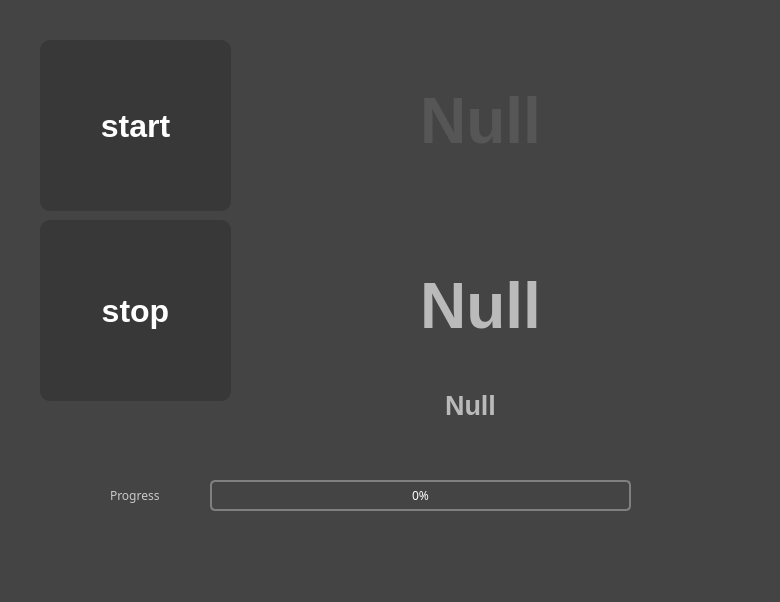
<?xml version="1.0" encoding="UTF-8"?>
<ui version="4.0">
 <class>MainWindow</class>
 <widget class="QMainWindow" name="MainWindow">
  <property name="geometry">
   <rect>
    <x>0</x>
    <y>0</y>
    <width>780</width>
    <height>602</height>
   </rect>
  </property>
  <property name="windowTitle">
   <string>MainWindow</string>
  </property>
  <property name="styleSheet">
   <string notr="true">background-color: rgb(68, 68, 68);</string>
  </property>
  <widget class="QWidget" name="centralwidget">
   <widget class="QPushButton" name="start_but">
    <property name="geometry">
     <rect>
      <x>40</x>
      <y>40</y>
      <width>191</width>
      <height>171</height>
     </rect>
    </property>
    <property name="font">
     <font>
      <family>Ubuntu</family>
      <pointsize>24</pointsize>
      <weight>75</weight>
      <bold>true</bold>
     </font>
    </property>
    <property name="styleSheet">
     <string notr="true">QPushButton {
border-radius: 10px;
border-style: outset;
padding: 5px;
background-color: rgb(56, 56, 56);
color: rgb(255, 255, 255)
}

QPushButton:hover {
background-color: rgb(30, 30, 30)
}

QPushButton:pressed {
    border-width: 4px;
    border-style: solid;
	border-color: rgb(0, 210, 255);
border-style: inset;
background-color: rgb(30, 30, 30)
}

QPushButton:checked {
    border-width: 4px;
    border-style: solid;
	border-color: rgb(0, 210, 255);
border-style: inset;
background-color: rgb(30, 30, 30)
}</string>
    </property>
    <property name="text">
     <string>start</string>
    </property>
   </widget>
   <widget class="QPushButton" name="stop_but">
    <property name="geometry">
     <rect>
      <x>40</x>
      <y>220</y>
      <width>191</width>
      <height>181</height>
     </rect>
    </property>
    <property name="font">
     <font>
      <family>Ubuntu</family>
      <pointsize>24</pointsize>
      <weight>75</weight>
      <bold>true</bold>
     </font>
    </property>
    <property name="styleSheet">
     <string notr="true">QPushButton {
border-radius: 10px;
border-style: outset;
padding: 5px;
background-color: rgb(56, 56, 56);
color: rgb(255, 255, 255)
}

QPushButton:hover {
background-color: rgb(30, 30, 30)
}

QPushButton:pressed {
    border-width: 4px;
    border-style: solid;
	border-color: rgb(0, 210, 255);
border-style: inset;
background-color: rgb(30, 30, 30)
}

QPushButton:checked {
    border-width: 4px;
    border-style: solid;
	border-color: rgb(0, 210, 255);
border-style: inset;
background-color: rgb(30, 30, 30)
}</string>
    </property>
    <property name="text">
     <string>stop</string>
    </property>
   </widget>
   <widget class="QLabel" name="count">
    <property name="geometry">
     <rect>
      <x>280</x>
      <y>40</y>
      <width>401</width>
      <height>161</height>
     </rect>
    </property>
    <property name="font">
     <font>
      <family>Ubuntu</family>
      <pointsize>48</pointsize>
      <weight>75</weight>
      <bold>true</bold>
     </font>
    </property>
    <property name="styleSheet">
     <string notr="true">color: rgb(86, 86, 86);</string>
    </property>
    <property name="text">
     <string>Null</string>
    </property>
    <property name="alignment">
     <set>Qt::AlignCenter</set>
    </property>
    <property name="wordWrap">
     <bool>false</bool>
    </property>
   </widget>
   <widget class="QLabel" name="status">
    <property name="geometry">
     <rect>
      <x>280</x>
      <y>260</y>
      <width>401</width>
      <height>91</height>
     </rect>
    </property>
    <property name="font">
     <font>
      <family>Ubuntu</family>
      <pointsize>48</pointsize>
      <weight>75</weight>
      <bold>true</bold>
     </font>
    </property>
    <property name="styleSheet">
     <string notr="true">color: rgb(186, 186, 186);</string>
    </property>
    <property name="text">
     <string>Null</string>
    </property>
    <property name="alignment">
     <set>Qt::AlignCenter</set>
    </property>
    <property name="wordWrap">
     <bool>false</bool>
    </property>
   </widget>
   <widget class="QLabel" name="label_3">
    <property name="geometry">
     <rect>
      <x>110</x>
      <y>480</y>
      <width>61</width>
      <height>31</height>
     </rect>
    </property>
    <property name="font">
     <font>
      <family>Ubuntu Medium</family>
      <pointsize>9</pointsize>
     </font>
    </property>
    <property name="styleSheet">
     <string notr="true">color: rgb(200, 200, 200);</string>
    </property>
    <property name="text">
     <string>Progress</string>
    </property>
   </widget>
   <widget class="QProgressBar" name="batteryBar">
    <property name="geometry">
     <rect>
      <x>210</x>
      <y>480</y>
      <width>421</width>
      <height>31</height>
     </rect>
    </property>
    <property name="sizePolicy">
     <sizepolicy hsizetype="Fixed" vsizetype="Fixed">
      <horstretch>0</horstretch>
      <verstretch>0</verstretch>
     </sizepolicy>
    </property>
    <property name="font">
     <font>
      <family>Ubuntu Medium</family>
      <pointsize>9</pointsize>
     </font>
    </property>
    <property name="styleSheet">
     <string notr="true">QProgressBar {
    border: 2px solid grey;
    border-radius: 5px;
	color: rgb(255, 255, 255);
}

QProgressBar::chunk {
	background-color:rgb(93, 230, 114);
    width: 20px;
}</string>
    </property>
    <property name="value">
     <number>0</number>
    </property>
    <property name="alignment">
     <set>Qt::AlignCenter</set>
    </property>
    <property name="textVisible">
     <bool>true</bool>
    </property>
    <property name="textDirection">
     <enum>QProgressBar::TopToBottom</enum>
    </property>
   </widget>
   <widget class="QLabel" name="text_val">
    <property name="geometry">
     <rect>
      <x>400</x>
      <y>380</y>
      <width>141</width>
      <height>51</height>
     </rect>
    </property>
    <property name="font">
     <font>
      <family>Ubuntu</family>
      <pointsize>20</pointsize>
      <weight>75</weight>
      <bold>true</bold>
     </font>
    </property>
    <property name="styleSheet">
     <string notr="true">color: rgb(186, 186, 186);</string>
    </property>
    <property name="text">
     <string>Null</string>
    </property>
    <property name="alignment">
     <set>Qt::AlignCenter</set>
    </property>
    <property name="wordWrap">
     <bool>false</bool>
    </property>
   </widget>
  </widget>
  <widget class="QMenuBar" name="menubar">
   <property name="geometry">
    <rect>
     <x>0</x>
     <y>0</y>
     <width>780</width>
     <height>26</height>
    </rect>
   </property>
  </widget>
  <widget class="QStatusBar" name="statusbar"/>
 </widget>
 <resources/>
 <connections/>
</ui>
